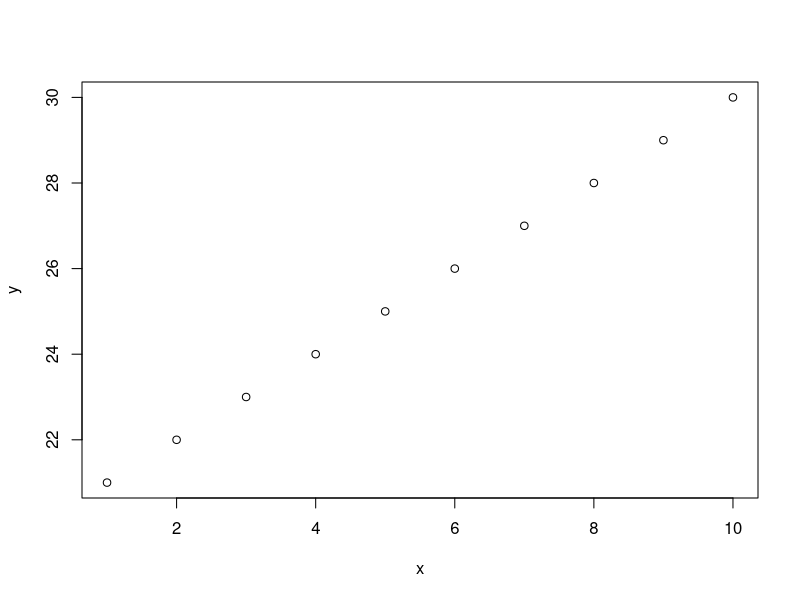
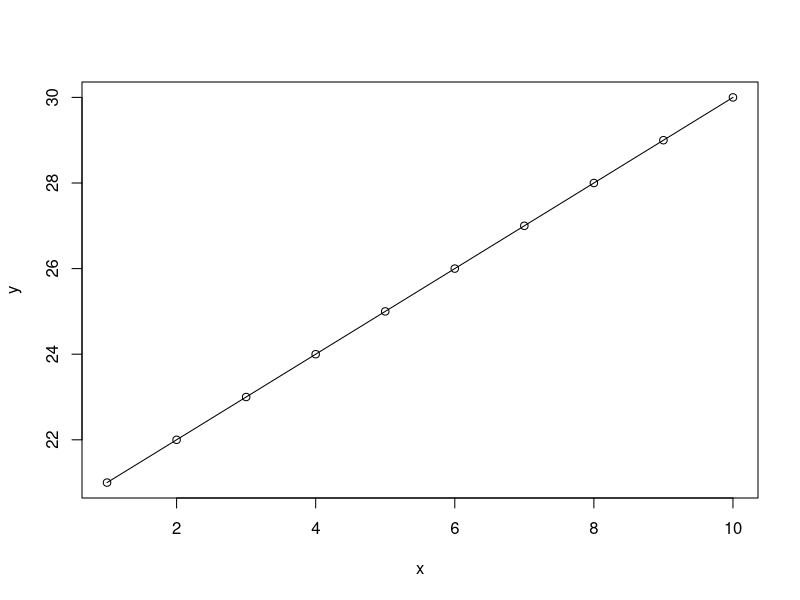
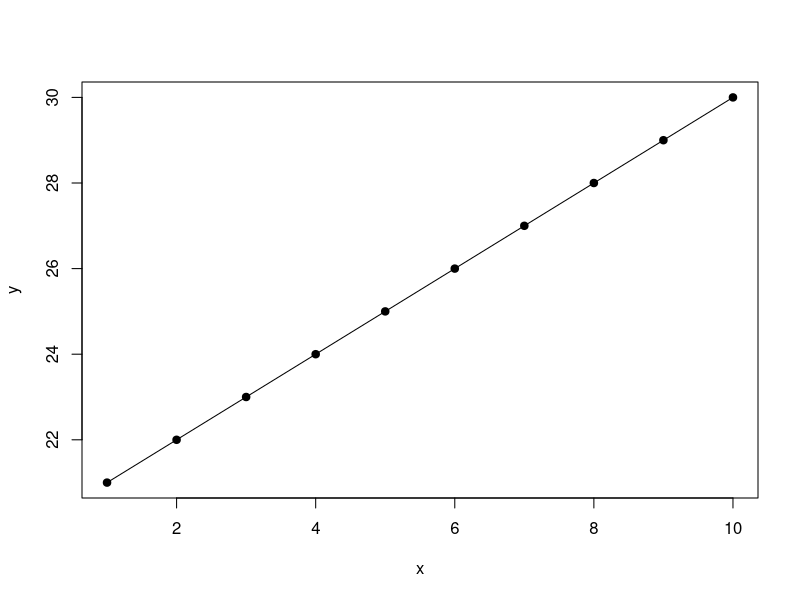

These figures' R source, in order:
#!/usr/bin/Rscript
print("Usage: ./sriptName.r")
print("R batch mode file for Linux. Write a basic Hello World graph to: ../output/basicGraph.png")
print("See ../docs/README.sh for release and license details")

print("Hello World")
x<-1:10
y<-21:30
png(filename="../output/basicGraph.png", height=768, width=1024, bg="white")
plot(x,y) 			
plot(x,y,type="o") 	
plot(x,y,type="o",pch=19,lty=1,lwd=1) 


